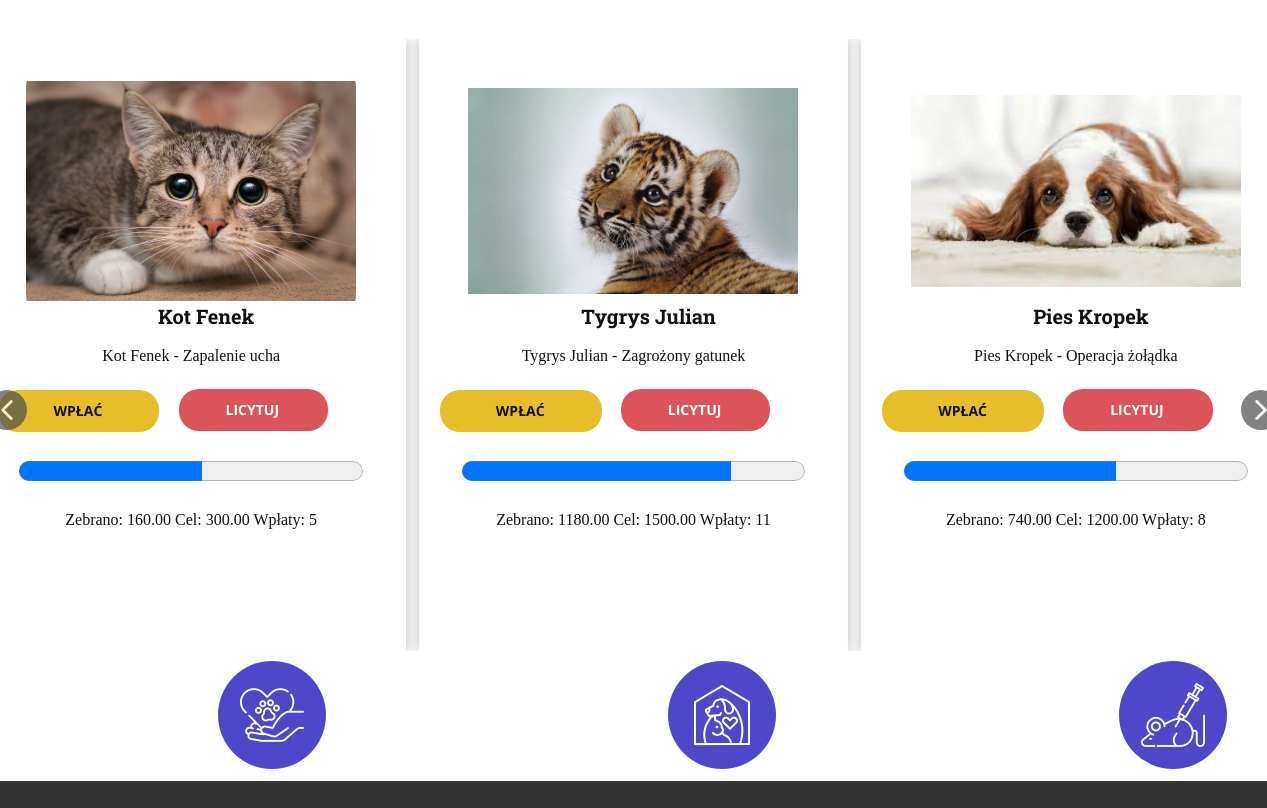
The app's page / (middle part), older data.
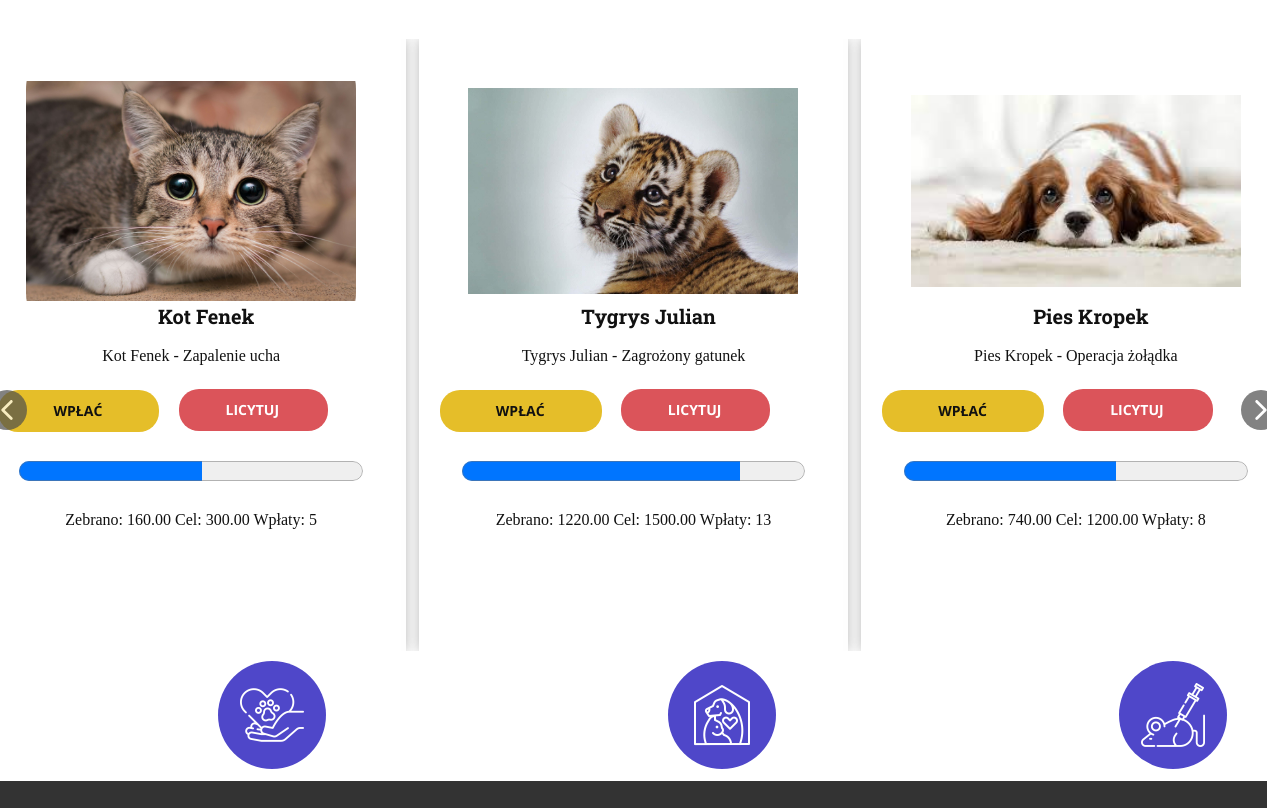
The same page, newer data.
### app/models.py (models this page shows, shortened)
class Animal(models.Model):
    name = models.CharField(max_length=50)
    type = models.CharField(max_length=50)
    description = models.TextField()
    picture = models.TextField()
    total_donations = models.IntegerField(default=0)
    donations_amount = models.DecimalField(max_digits=10, decimal_places=2, default=0.0)
    donation_target = models.DecimalField(max_digits=10, decimal_places=2, default=0.0)
    due_date = models.DateField(blank=True, null=True)

### app/views.py (the view)
# urls.py: path('', views.main_page, name="main"),
def main_page(request):
    all_animals = Animal.objects.all
    return render(request, "index.html", {"all": all_animals})

### app/templates/index.html (shortened to what the changed rows need)
{% load static %}
<!DOCTYPE html>
<html style="font-size: 16px;" lang="pl"><head>
    <link rel="stylesheet" href="{% static 'nicepage.css' %}" media="screen">
<link rel="stylesheet" href="{% static 'Główna.css' %}" media="screen">
  <meta data-intl-tel-input-cdn-path="intlTelInput/"></head>
  <body data-home-page="https://website6051647.nicepage.io/Główna.html?version=1cc3181b-0565-135c-1f9e-ff358a99dee6" data-home-page-title="Główna" data-path-to-root="./" data-include-products="false" class="u-body u-xl-mode" data-lang="pl">
    <section class="u-clearfix u-section-2" id="sec-6637">
      <div class="u-clearfix u-sheet u-sheet-1">
        <div class="custom-expanded u-layout-horizontal u-products u-products-1" data-items-per-page="6" data-site-sorting-prop="created" data-site-sorting-order="desc">
          <div class="u-repeater u-repeater-1">
            <div class="u-container-style u-products-item u-repeater-item u-white u-repeater-item-1">
              <div class="u-container-layout u-similar-container u-valign-top u-container-layout-1">
                <h2 class="u-align-center u-custom-font u-font-roboto-slab u-subtitle u-text u-text-1"> {{all.0.type}} {{ all.0.name }} </h2>
              </div>
            </div>
            <div class="u-container-style u-products-item u-repeater-item u-white u-repeater-item-2">
              <div class="u-container-layout u-similar-container u-valign-top u-container-layout-2">
                <img alt="" class="custom-expanded u-image u-image-contain u-image-round u-product-control u-radius u-image-2" src="{% static 'images/cute-baby-animal-pictures-zzdaek1h4l810z9w.jpg' %}" data-image-width="1600" data-image-height="1000">
                <h2 class="u-align-center u-custom-font u-font-roboto-slab u-subtitle u-text u-text-3"> {{all.1.type}} {{ all.1.name }} </h2>
                <p class="u-align-center u-custom-font u-font-merriweather u-text u-text-4"> {{all.1.type}} {{ all.1.name }} - {{ all.1.description }} </p>
                <a href="{% url 'bump' pk=all.1.pk %}" class="u-border-none u-btn u-btn-round u-button-style u-custom-color-2 u-product-control u-radius u-btn-3 u-dialog-link u-payment-button" data-product-button-click-type="buy-now" data-product-id="">Wpłać</a>
                <a href="#" class="u-border-none u-btn u-btn-round u-button-style u-palette-2-base u-product-control u-radius u-btn-4 u-dialog-link u-payment-button" data-product-button-click-type="buy-now" data-product-id="">Licytuj</a>
                <progress class="progress-align-center" value= {{all.1.donations_amount}}  max= {{all.1.donation_target}} ></progress>
                <p class="u-align-center u-custom-font u-font-merriweather u-text u-text-6"> Zebrano: {{all.1.donations_amount}} Cel: {{all.1.donation_target}} Wpłaty: {{all.1.total_donations}} </p>
              </div>
            </div>
            <div class="u-container-style u-products-item u-repeater-item u-white u-repeater-item-3">
              <div class="u-container-layout u-similar-container u-valign-top u-container-layout-3">
                <h2 class="u-align-center u-custom-font u-font-roboto-slab u-subtitle u-text u-text-5"> {{all.2.type}} {{ all.2.name }} </h2>
              </div>
            </div>
        </div>
      </div>
    </section>
</body></html>

Row changes from the older to the newer data that the page shows:
changed Animal "Tygrys": donations_amount "1180.00" → "1220.00"; total_donations "11" → "13"
